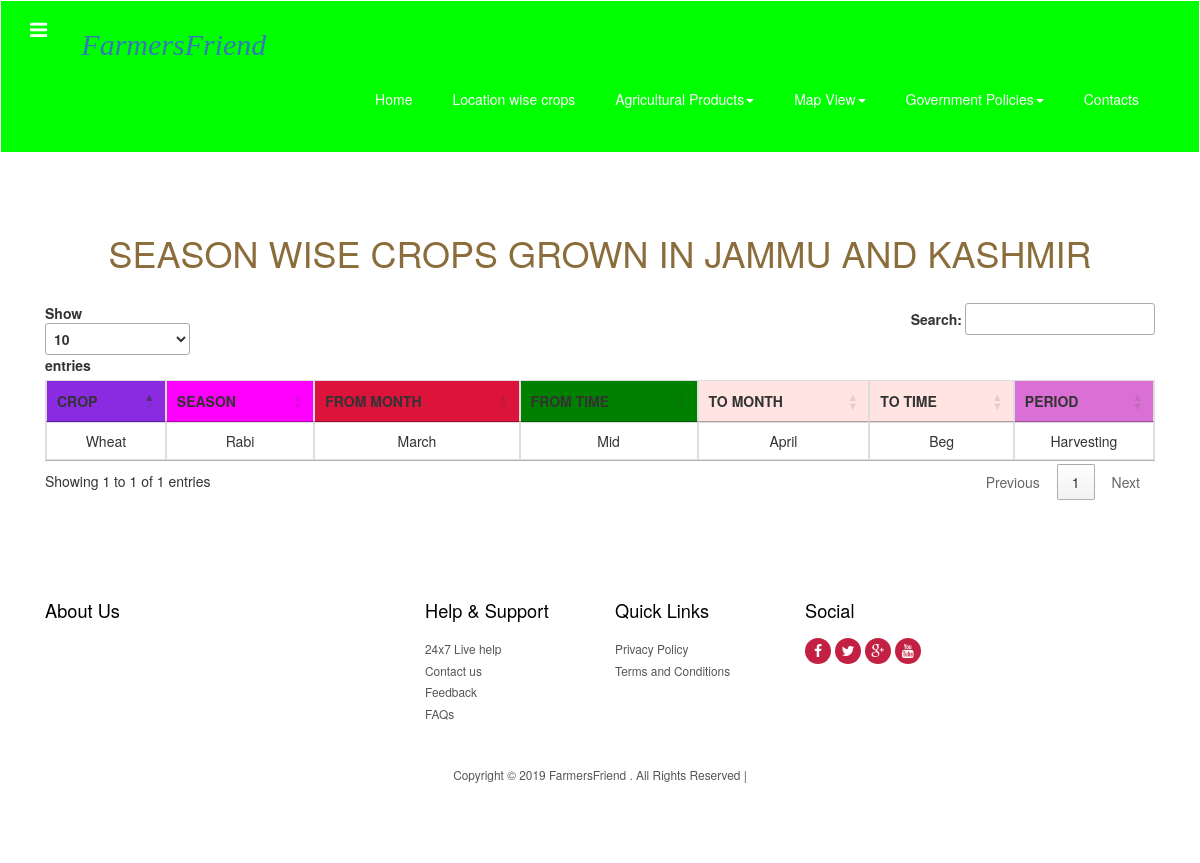
/Jammu_and_Kashmir.php, run on the app's committed database.
### tables this page shows
CREATE TABLE `addcrop` (
  `state` varchar(50) NOT NULL,
  `crop` varchar(50) NOT NULL,
  `season` varchar(50) NOT NULL,
  `frommonth` varchar(50) NOT NULL,
  `fromtime` varchar(50) NOT NULL,
  `tomonth` varchar(50) NOT NULL,
  `totime` varchar(50) NOT NULL,
  `period` varchar(50) NOT NULL
);

### Jammu_and_Kashmir.php (the view, shortened to what this page needs)
<!DOCTYPE HTML>
<html>
<head>
<titl></title>
<link href="css/bootstrap-3.1.1.min.css" rel='stylesheet' type='text/css' />
<link href="css/style.css" rel='stylesheet' type='text/css' />
<link href="css/font-awesome.css" rel="stylesheet">
</head>
<body>
 <div class="navbar navbar-inverse-blue navbar">
      <div class="navbar-inner">
        <div class="container">
           <div class="navigation">
             <nav id="colorNav">
			   <ul>
				<li class="green">
				</li>
			   </ul>
             </nav>
           </div>
           <h2 style="color:maroon;font-family:cursive;font-style:italic;"><a class="brand" href="index.php">FarmersFriend</a></h2>
           <div class="pull-right">
          	<nav class="navbar nav_bottom" role="navigation">
		    <div class="collapse navbar-collapse" id="bs-megadropdown-tabs">
		        <ul class="nav navbar-nav nav_1">
		            <li><a href="index.php">Home</a></li>
		            <li><a href="image.html">Location wise crops</a></li>
		    		<li class="dropdown">
		              <a href="#" class="dropdown-toggle" data-toggle="dropdown">Agricultural Products<span class="caret"></span></a>
		            </li>
					<li class="dropdown">
		              <a href="#" class="dropdown-toggle" data-toggle="dropdown">Map View<span class="caret"></span></a>
		            </li>
		            <li class="dropdown">
		              <a href="#" class="dropdown-toggle" data-toggle="dropdown">Government Policies<span class="caret"></span></a>
		            </li>
		            <li class="last"><a href="contact.php">Contacts</a></li>
		        </ul>
		     </div>
		    </nav>
		   </div>
          <div class="clearfix"> </div>
        </div>
      </div>
    </div>
<section id="intro" class="intro">
		<div class="container ">
			<div class="col-lg-12">
				<br><br>
				<h1 class="text-warning text-center">SEASON WISE CROPS GROWN IN JAMMU AND KASHMIR</h1>
				 <br>
				 <table id="table_id" class="table table-stripped table-hover table-bordered">
  <thead>
          <tr class=" text-center">
            <th class=" text-center" bgcolor="BLUEVIOLET">CROP</th>
            <th class=" text-center" bgcolor="FUCHSIA">SEASON</th>
            <th class=" text-center" bgcolor="CRIMSON">FROM MONTH</th>
            <th class=" text-center" bgcolor="GREEN">FROM TIME</th>
            <th class=" text-center" bgcolor="MISTYROSE">TO MONTH</th>
            <th class=" text-center" bgcolor="MISTYROSE">TO TIME</th>
            <th class=" text-center" bgcolor="ORCHID">PERIOD</th>
          </tr>
    </thead>
    <tbody>
          <?php
            $conn = mysqli_connect("localhost","root","","farm");
             $result=mysqli_query($conn,"SELECT * FROM addcrop WHERE state='Jammu_and_Kashmir'");
             while($row=mysqli_fetch_assoc($result)):
             ?>
          <tr class="text-center">
            <td><?php echo $row['crop']; ?></td>
            <td><?php echo $row['season']; ?></td>
            <td><?php echo $row['frommonth']; ?></td>
            <td><?php echo $row['fromtime']; ?></td>
            <td><?php echo $row['tomonth']; ?></td>
            <td><?php echo $row['totime']; ?></td>
            <td><?php echo $row['period']; ?></td>
          </tr>
                       <?php endwhile; ?>
        </tbody>
      </table>
       <link rel="stylesheet"  href="bootstrap.css"/>
      <link rel="stylesheet" type="text/css" href="https://cdn.datatables.net/1.10.19/css/jquery.dataTables.css">
				 <div align="center">
    			<br />
   			 	</div>
			</div>
		</div>
     </section>
    <div class="footer">
    	<div class="container">
    		<div class="col-md-4 col_2">
    			<h4>About Us</h4>
    		</div>
    		<div class="col-md-2 col_2">
    			<h4>Help & Support</h4>
    			<ul class="footer_links">
    				<li><a href="#">24x7 Live help</a></li>
    				<li><a href="contact.html">Contact us</a></li>
    				<li><a href="#">Feedback</a></li>
    				<li><a href="faq.html">FAQs</a></li>
    			</ul>
    		</div>
    		<div class="col-md-2 col_2">
    			<h4>Quick Links</h4>
    			<ul class="footer_links">
    				<li><a href="privacy.html">Privacy Policy</a></li>
    				<li><a href="terms.html">Terms and Conditions</a></li>
    			</ul>
    		</div>
    		<div class="col-md-2 col_2">
    			<h4>Social</h4>
    			<ul class="footer_social">
				  <li><a href="#"><i class="fa fa-facebook fa1"> </i></a></li>
				  <li><a href="#"><i class="fa fa-twitter fa1"> </i></a></li>
				  <li><a href="#"><i class="fa fa-google-plus fa1"> </i></a></li>
				  <li><a href="#"><i class="fa fa-youtube fa1"> </i></a></li>
			    </ul>
    		</div>
    		<div class="clearfix"> </div>
    		<div class="copy">
                    <p>Copyright © 2019 FarmersFriend . All Rights Reserved  |</span></p>
	        </div>
    	</div>
    </div>
</body>
</html>

### css/style.css (style rules this page uses)
h4, h5, h6, h1, h2, h3 { margin-top: 0; }
ul, ol { margin: 0; }
p { margin: 0; }
html, body { font-family: 'Ubuntu', sans-serif; font-size: 100%; background:#fff; }
body a { transition:0.5s all; -webkit-transition:0.5s all; -moz-transition:0.5s all; -o-transition:0.5s all; -ms-transition:0.5s all; }
.navigation { float: left; margin-right: 3%; margin-top: 1px; }
#colorNav > ul { padding: 0; margin: 0; }
#colorNav > ul > li { list-style: none; position:relative; }
#colorNav li.green:after { text-shadow: none; -webkit-font-smoothing: antialiased; font-family: 'fontawesome'; speak: none; font-weight: normal; font-variant: normal; line-height: 1; text-transform: none; -moz-transition: 0.4s; -o-transition: 0.4s; -webkit-transition: 0.4s; transition: 0.4s; color: #fff; content: "\f0c9"; display: inline-block; font-size: 20px; margin-left: 0; position: relative; top: 11px; }
.navbar-inverse-blue .navbar-inner { padding: 7px 0; background:#00ff00; border:none; font-size: 0.85em; }
.navbar { min-height:100%; margin-bottom:0; border:none; }
.navbar-nav { margin:0; float:right; }
.navbar-nav > li > a { padding: 10px 15px; text-align: center; color: #fff; font-weight: 100; font-size:14px; }
.nav_bottom { background:none; }
ul.nav_1 { float:none; margin: 2px 0 0 0; }
ul.nav_1 li { margin-right:10px; }
ul.nav_1 li a { color:#fff; }
ul.nav_1 li.last { margin-right:0; }
.footer { background:#fff; padding:5em 0; }
.col_2 h4 { color:#000; font-size:1.3em; margin-bottom:1em; }
ul.footer_links { padding:0; margin:0; list-style:none; }
ul.footer_links li { font-size:0.85em; line-height:1.8em; }
ul.footer_links li a { color:#555; }
ul.footer_social { padding: 0; margin: 0 0 1em; list-style: none; }
ul.footer_social li { display: inline-block; text-align: center; }
i.fa1 { background:#c32143; width: 26px; height: 26px; color: #fff; line-height: 26px; border-radius: 20px; -webkit-border-radius: 20px; -moz-border-radius: 20px; -o-border-radius: 20px; }
.copy { margin:3em 0 0 0; text-align:center; }
.copy p { color:#555; font-size:0.85em; }
ul { padding: 0; list-style: none; }
.headings h1, h2,h3,h4,h5,h6 { font-weight:400; }

### data on the page
addcrop: crop "Wheat", season "Rabi", frommonth "March", fromtime "Mid", tomonth "April", totime "Beg", period "Harvesting"
